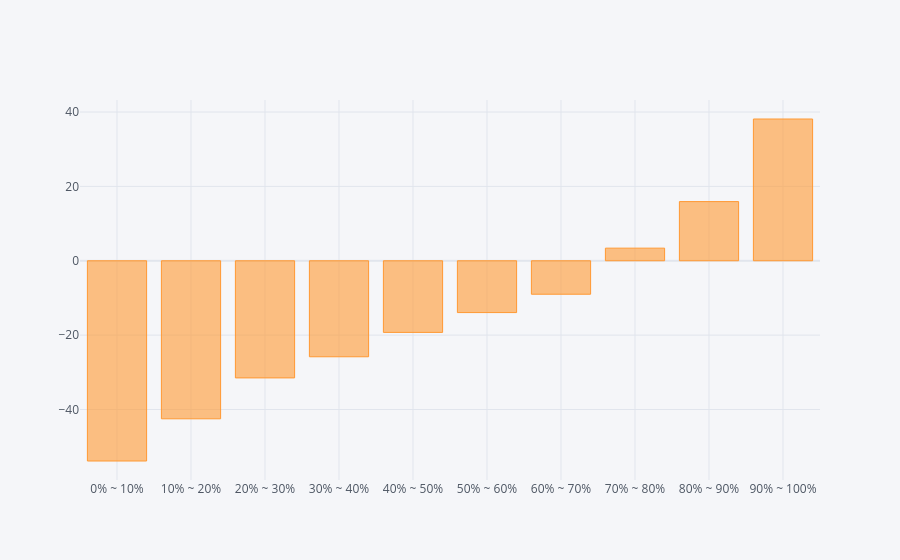
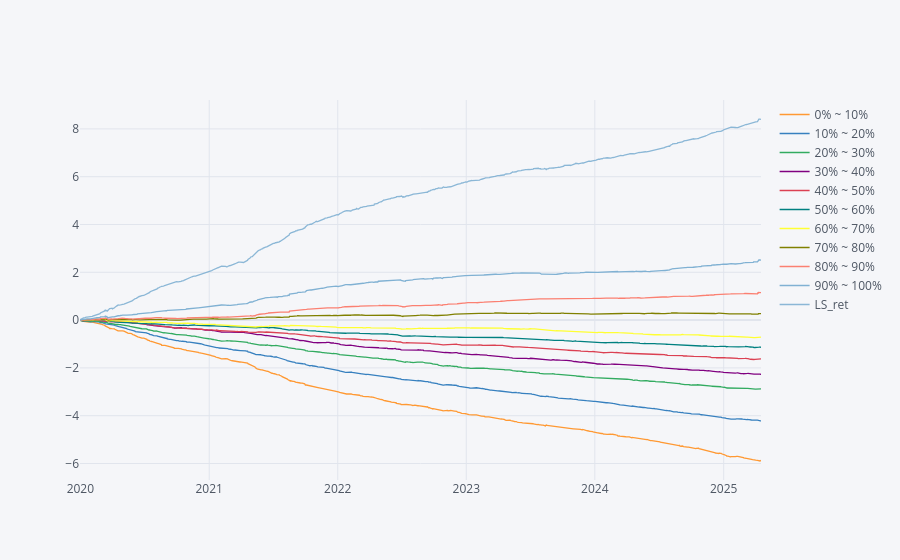
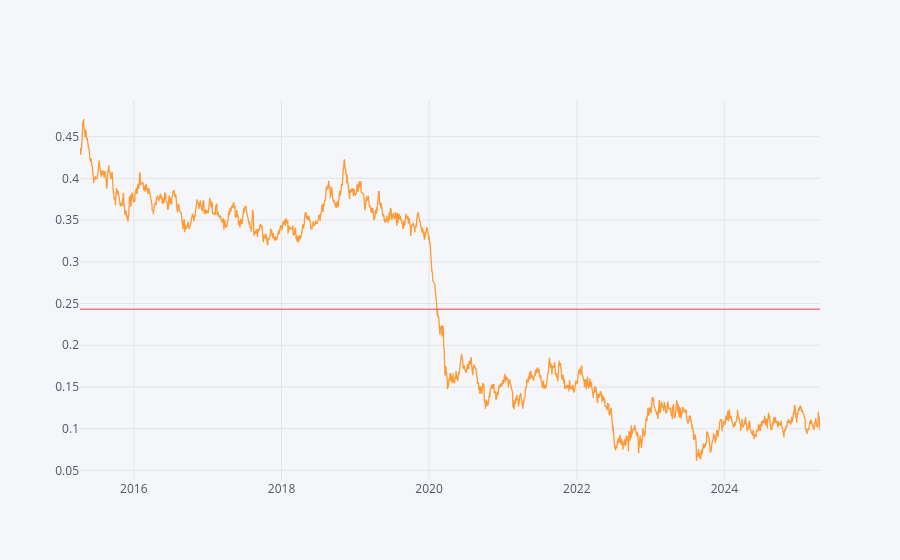

The code cell stored with these charts, in order, in its notebook:
### Code cell
因子檢定模式 = True
if 因子檢定模式:
    IC_Se = calc_IC_series(factor[con], exp_ret)
    display(run_IC_test(IC_Se, insample_start_date='2015-01-01', insample_end_date='2019-12-31'))
    Tool.backtest_factor(factor[con], exp_ret, rank_range_n=10, start_date='2019-12-31')
    IC_Se.ewm(span=60).mean().dropna().iloc[60:].iplot(hline=[IC_Se.mean()])

### Figure 1 — Plotly figure (JSON) as saved in the notebook; plotly's stock layout.template omitted (floating-point values rounded to 4 significant figures)
{"data": [{"marker": {"color": "rgba(255, 153, 51, 0.6)", "line": {"color": "rgba(255, 153, 51, 1.0)", "width": 1}}, "name": "None", "orientation": "v", "text": "", "type": "bar", "x": ["0% ~ 10%", "10% ~ 20%", "20% ~ 30%", "30% ~ 40%", "40% ~ 50%", "50% ~ 60%", "60% ~ 70%", "70% ~ 80%", "80% ~ 90%", "90% ~ 100%"], "y": [-53.86, -42.51, -31.51, -25.83, -19.27, -13.94, -9.004, 3.39, 15.91, 38.13]}], "layout": {"legend": {"bgcolor": "#F5F6F9", "font": {"color": "#4D5663"}}, "paper_bgcolor": "#F5F6F9", "plot_bgcolor": "#F5F6F9", "title": {"font": {"color": "#4D5663"}}, "xaxis": {"gridcolor": "#E1E5ED", "showgrid": true, "tickfont": {"color": "#4D5663"}, "title": {"font": {"color": "#4D5663"}, "text": ""}, "zerolinecolor": "#E1E5ED"}, "yaxis": {"gridcolor": "#E1E5ED", "showgrid": true, "tickfont": {"color": "#4D5663"}, "title": {"font": {"color": "#4D5663"}, "text": ""}, "zerolinecolor": "#E1E5ED"}}}

### Figure 2 — Plotly figure (JSON) as saved in the notebook; plotly's stock layout.template omitted (floating-point values rounded to 4 significant figures; data arrays with more than 128 entries replaced by an {"elided": "..."} marker saying what was removed)
{"data": [{"line": {"color": "rgba(255, 153, 51, 1.0)", "dash": "solid", "shape": "linear", "width": 1.3}, "mode": "lines", "name": "0% ~ 10%", "text": "", "type": "scatter", "x": {"elided": "1283 str values"}, "y": {"elided": "1283 float values"}}, {"line": {"color": "rgba(55, 128, 191, 1.0)", "dash": "solid", "shape": "linear", "width": 1.3}, "mode": "lines", "name": "10% ~ 20%", "text": "", "type": "scatter", "x": {"elided": "1283 str values"}, "y": {"elided": "1283 float values"}}, {"line": {"color": "rgba(50, 171, 96, 1.0)", "dash": "solid", "shape": "linear", "width": 1.3}, "mode": "lines", "name": "20% ~ 30%", "text": "", "type": "scatter", "x": {"elided": "1283 str values"}, "y": {"elided": "1283 float values"}}, {"line": {"color": "rgba(128, 0, 128, 1.0)", "dash": "solid", "shape": "linear", "width": 1.3}, "mode": "lines", "name": "30% ~ 40%", "text": "", "type": "scatter", "x": {"elided": "1283 str values"}, "y": {"elided": "1283 float values"}}, {"line": {"color": "rgba(219, 64, 82, 1.0)", "dash": "solid", "shape": "linear", "width": 1.3}, "mode": "lines", "name": "40% ~ 50%", "text": "", "type": "scatter", "x": {"elided": "1283 str values"}, "y": {"elided": "1283 float values"}}, {"line": {"color": "rgba(0, 128, 128, 1.0)", "dash": "solid", "shape": "linear", "width": 1.3}, "mode": "lines", "name": "50% ~ 60%", "text": "", "type": "scatter", "x": {"elided": "1283 str values"}, "y": {"elided": "1283 float values"}}, {"line": {"color": "rgba(255, 255, 51, 1.0)", "dash": "solid", "shape": "linear", "width": 1.3}, "mode": "lines", "name": "60% ~ 70%", "text": "", "type": "scatter", "x": {"elided": "1283 str values"}, "y": {"elided": "1283 float values"}}, {"line": {"color": "rgba(128, 128, 0, 1.0)", "dash": "solid", "shape": "linear", "width": 1.3}, "mode": "lines", "name": "70% ~ 80%", "text": "", "type": "scatter", "x": {"elided": "1283 str values"}, "y": {"elided": "1283 float values"}}, {"line": {"color": "rgba(251, 128, 114, 1.0)", "dash": "solid", "shape": "linear", "width": 1.3}, "mode": "lines", "name": "80% ~ 90%", "text": "", "type": "scatter", "x": {"elided": "1283 str values"}, "y": {"elided": "1283 float values"}}, {"line": {"color": "rgba(128, 177, 211, 1.0)", "dash": "solid", "shape": "linear", "width": 1.3}, "mode": "lines", "name": "90% ~ 100%", "text": "", "type": "scatter", "x": {"elided": "1283 str values"}, "y": {"elided": "1283 float values"}}, {"line": {"color": "rgba(128, 177, 211, 0.8999999999999999)", "dash": "solid", "shape": "linear", "width": 1.3}, "mode": "lines", "name": "LS_ret", "text": "", "type": "scatter", "x": {"elided": "1283 str values"}, "y": {"elided": "1283 float values"}}], "layout": {"legend": {"bgcolor": "#F5F6F9", "font": {"color": "#4D5663"}}, "paper_bgcolor": "#F5F6F9", "plot_bgcolor": "#F5F6F9", "title": {"font": {"color": "#4D5663"}}, "xaxis": {"gridcolor": "#E1E5ED", "showgrid": true, "tickfont": {"color": "#4D5663"}, "title": {"font": {"color": "#4D5663"}, "text": ""}, "zerolinecolor": "#E1E5ED"}, "yaxis": {"gridcolor": "#E1E5ED", "showgrid": true, "tickfont": {"color": "#4D5663"}, "title": {"font": {"color": "#4D5663"}, "text": ""}, "zerolinecolor": "#E1E5ED"}}}

### Figure 3 — Plotly figure (JSON) as saved in the notebook; plotly's stock layout.template omitted (floating-point values rounded to 4 significant figures; data arrays with more than 128 entries replaced by an {"elided": "..."} marker saying what was removed)
{"data": [{"line": {"color": "rgba(255, 153, 51, 1.0)", "dash": "solid", "shape": "linear", "width": 1.3}, "mode": "lines", "name": "None", "text": "", "type": "scatter", "x": {"elided": "2446 str values"}, "y": {"elided": "2446 float values"}}], "layout": {"legend": {"bgcolor": "#F5F6F9", "font": {"color": "#4D5663"}}, "paper_bgcolor": "#F5F6F9", "plot_bgcolor": "#F5F6F9", "shapes": [{"line": {"color": "#db4052", "dash": "solid", "width": 1}, "type": "line", "x0": 0, "x1": 1, "xref": "paper", "y0": 0.2433, "y1": 0.2433, "yref": "y"}], "titlefont": {"color": "#4D5663"}, "xaxis": {"gridcolor": "#E1E5ED", "showgrid": true, "tickfont": {"color": "#4D5663"}, "title": "", "titlefont": {"color": "#4D5663"}, "zerolinecolor": "#E1E5ED"}, "yaxis": {"gridcolor": "#E1E5ED", "showgrid": true, "tickfont": {"color": "#4D5663"}, "title": "", "titlefont": {"color": "#4D5663"}, "zerolinecolor": "#E1E5ED"}}}
